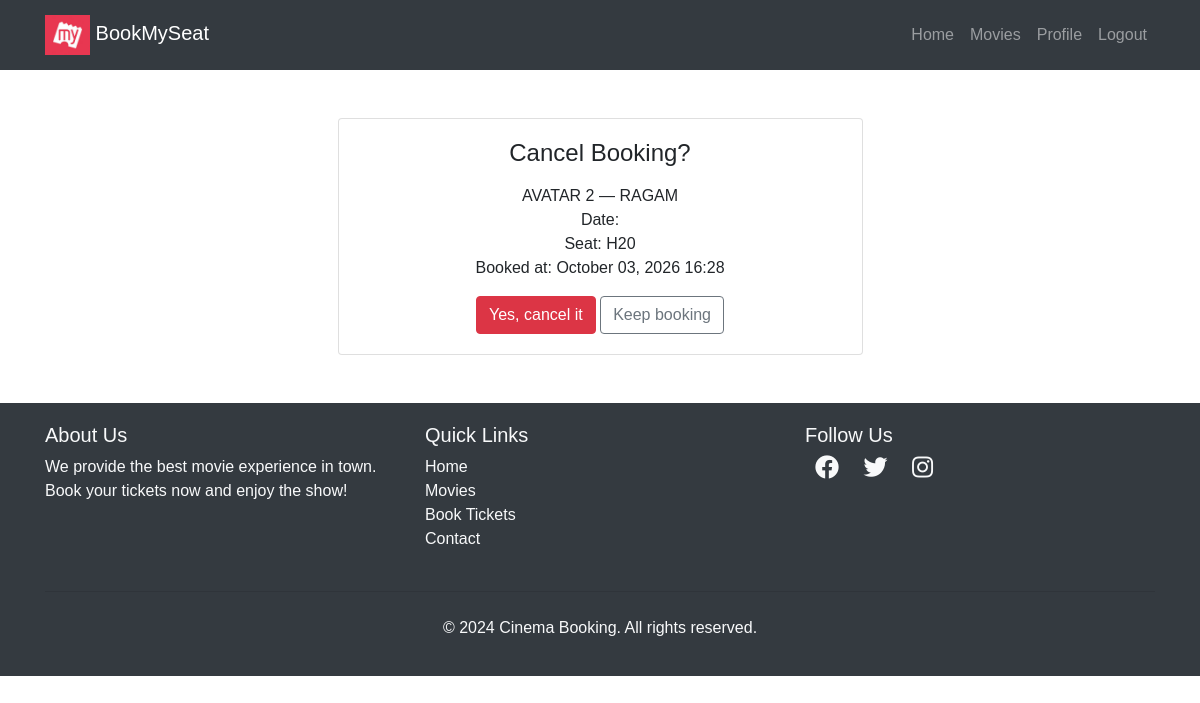
The app's page /movies/booking/5/cancel/ (signed in) with its own data.
### movies/models.py (models this page shows, shortened)
class Booking(models.Model):
    user = models.ForeignKey(User, on_delete=models.CASCADE)
    seat = models.ForeignKey(Seat, on_delete=models.CASCADE, null=True, blank=True)
    show_time = models.ForeignKey(ShowTime, on_delete=models.CASCADE, related_name='bookings', null=True, blank=True)
    theater = models.ForeignKey(Theater, on_delete=models.CASCADE, null=True, blank=True)
    booked_at = models.DateTimeField(auto_now_add=True, db_index=True)
    movie = models.ForeignKey(Movie, on_delete=models.CASCADE, null=True, blank=True)
    total_price = models.DecimalField(max_digits=10, decimal_places=2, null=True, blank=True)
    booking_order = models.ForeignKey(
        BookingOrder, on_delete=models.SET_NULL, null=True, blank=True, related_name='bookings'
    )
    payment_transaction = models.ForeignKey(
        PaymentTransaction, on_delete=models.SET_NULL, null=True, blank=True, related_name='bookings'
    )
    class Meta:
        indexes = [
            models.Index(fields=['show_time', 'seat']),
            models.Index(fields=['user', '-booked_at']),
            models.Index(fields=['theater', 'booked_at']),
        ]

class Movie(models.Model):
    AGE_CERTIFICATIONS = [
        ('U', 'U - Universal'),
        ('UA', 'UA - Parental Guidance'),
        ('UA13', 'UA13 - Parental Guidance (13+)'),
        ('UA16', 'UA16 - Parental Guidance (16+)'),
        ('A', 'A - Adults Only'),
        ('S', 'S - Special/Restricted'),
    ]
    name = models.CharField(max_length=250)
    image = models.ImageField(upload_to='movies/')
    rating = models.DecimalField(
        max_digits=3, decimal_places=1, blank=True, null=True,
        help_text='Optional critic/base rating out of 10. User rating is calculated from reviews.'
    )
    Cast = models.TextField(blank=True, help_text='Deprecated free-text cast list, kept for backward compatibility')
    description = models.TextField(blank=True, null=True)  # optional field
    genres = models.ManyToManyField(Genre, related_name='movies', blank=True)
    language = models.ForeignKey(
        Language, on_delete=models.SET_NULL, related_name='movies', null=True, blank=True
    )
    cast_members = models.ManyToManyField(
        CastMember, through='MovieCast', related_name='movies', blank=True
    )
    trailer_url = models.URLField(
        blank=True,
        validators=[validate_youtube_url],
        help_text='YouTube trailer URL (watch, youtu.be, or embed link).'
    )
    age_certification = models.CharField(max_length=10, choices=AGE_CERTIFICATIONS, blank=True)
    duration_minutes = models.PositiveIntegerField(blank=True, null=True, help_text='Runtime in minutes')
    release_date = models.DateField(
        blank=True, null=True,
        help_text='Available from (first bookable day, inclusive)',
    )
    end_date = models.DateField(
        blank=True, null=True,
        help_text='Available until (last bookable day, inclusive)',
    )
    default_cleaning_buffer_minutes = models.PositiveIntegerField(
        default=30,
        help_text='Default buffer/cleaning time between shows (minutes) for new showtimes',
    )
    booking_enabled = models.BooleanField(
        default=True,
        help_text=(
            'Master switch for this movie\'s bookings. Uncheck to immediately block '
            'all new bookings and showtime scheduling, regardless of release/end dates. '
            'A passed "end_date" alone no longer blocks bookings — toggle this off instead.'
        ),
    )
    created_at = models.DateTimeField(default=timezone.now, editable=False)
    class Meta:
        ordering = ['-created_at']

class Theater(models.Model):
    name = models.CharField(max_length=250)
    city = models.CharField(max_length=120, blank=True, default='', db_index=True)
    class Meta:
        ordering = ['name']

class Seat(models.Model):
    SEAT_TYPE_CHOICES = [
        ('standard', 'Standard'),
        ('premium', 'Premium'),
    ]
    screen = models.ForeignKey(Screen, on_delete=models.CASCADE, related_name='seats', null=True, blank=True)
    seat_number = models.CharField(max_length=10)
    seat_type = models.CharField(max_length=10, choices=SEAT_TYPE_CHOICES, default='standard')
    price = models.DecimalField(max_digits=8, decimal_places=2, default=150.00)
    is_booked = models.BooleanField(default=False)
    class Meta:
        ordering = ['seat_number']

### movies/views.py (the view, shortened to what this page needs)
# urls.py: path('booking/<int:booking_id>/cancel/', views.cancel_booking, name='cancel_booking'),
@login_required(login_url='login')
def cancel_booking(request, booking_id):
    booking = get_object_or_404(Booking, id=booking_id, user=request.user)
    return render(request, 'movies/cancel_booking.html', {'booking': booking})

### templates/movies/cancel_booking.html (shortened to what this page needs)
{% extends "users/base.html" %}
{% block content %}
<div class="container mt-5">
  <div class="row">
    <div class="col-lg-6 mx-auto">
      <div class="card shadow">
        <div class="card-body text-center">
          <h4 class="card-title mb-3">Cancel Booking?</h4>
          <p>
            {{ booking.movie.name }} — {{ booking.theater.name }}<br>
            Date: {{ booking.theater.date }}<br>
            Seat: {{ booking.seat.seat_number }}<br>
            Booked at: {{ booking.booked_at|date:"F d, Y H:i" }}
          </p>
          <form method="POST">
            <button type="submit" class="btn btn-danger me-2">Yes, cancel it</button>
            <a href="{% url 'profile' %}" class="btn btn-outline-secondary">Keep booking</a>
          </form>
        </div>
      </div>
    </div>
  </div>
</div>
{% endblock %}

### templates/users/base.html (style rules this page uses)
body { font-family: Arial, sans-serif; }

### records on screen
Booking: movie.name "AVATAR 2", theater.name "RAGAM", seat.seat_number "H20", booked_at "October 03, 2026 16:28"
